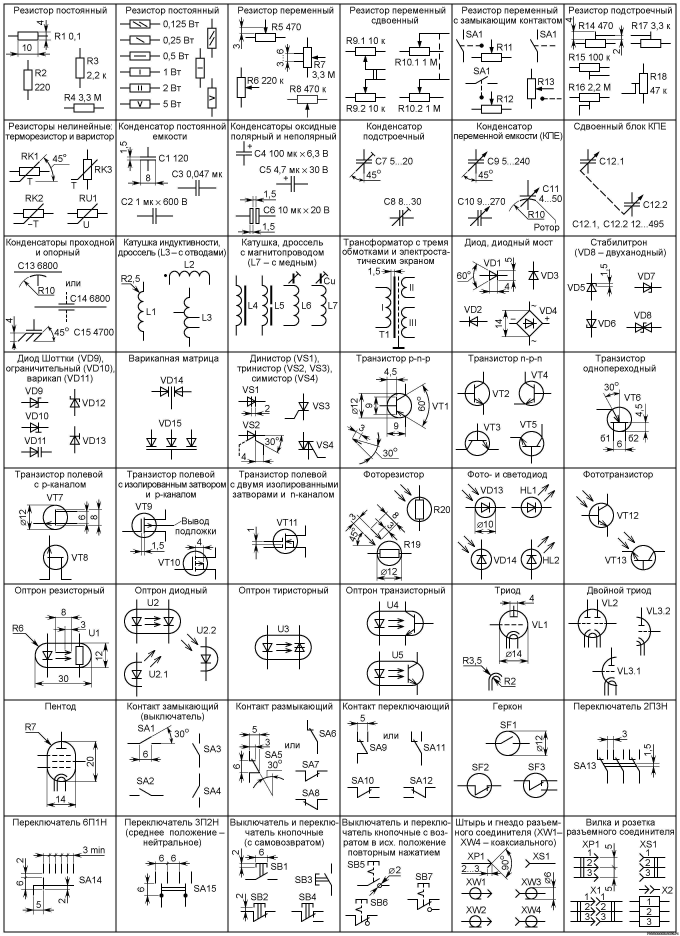
#> input picture OPENCV/basicOperation/Image.jpg, 2720 x 3744 px (shown at 1/4 size)
$ python TramsformImages.py
#> lines starting #> are read from the running program, lines starting #| are printed output that depends on the picture
#> further down, img is the input picture: shape (3744, 2720, 3); min 0, max 255, mean 231.7
#Загрузка	и	сглаживание	изображения	с	последующим	отображением
#результата	на	экране

import cv2
import numpy as np

#функция преобразование(размытия)
def Transform(image):
    image=cv2.resize(image,None,fx=0.3,fy=0.3,interpolation=cv2.INTER_AREA) #уменьшаем размер изображения
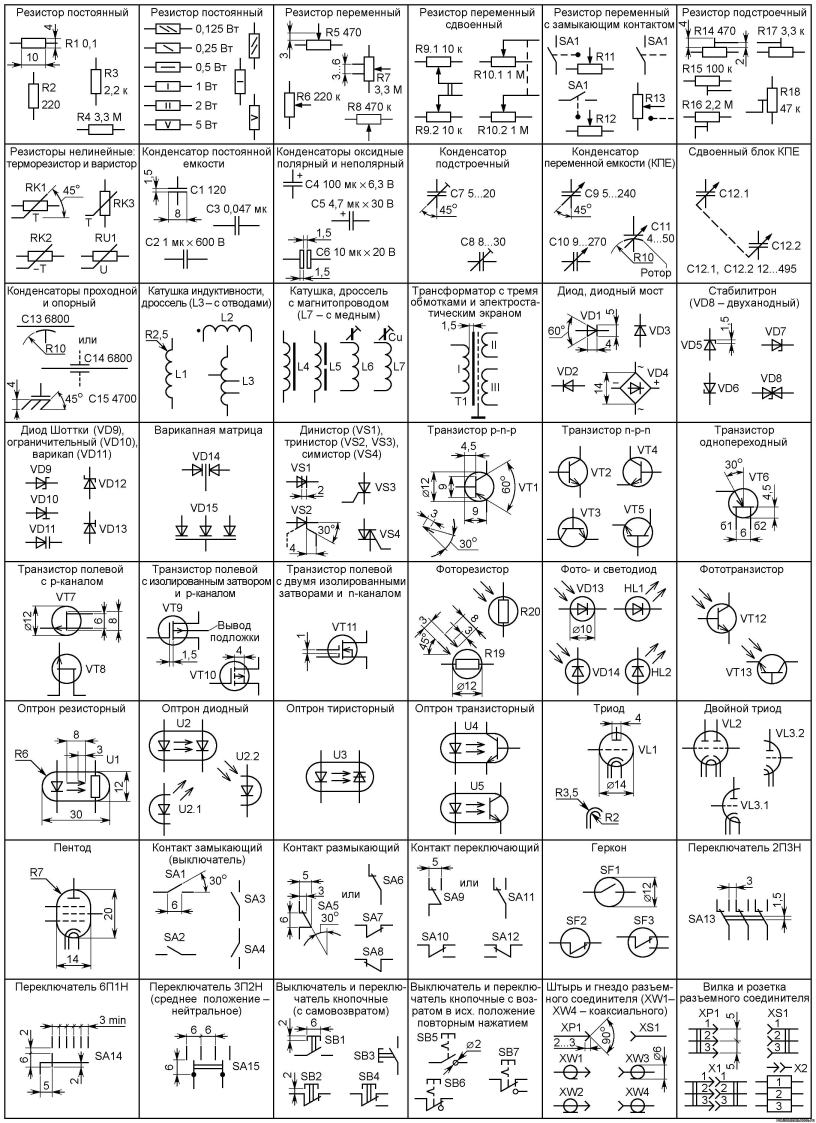
#> image: shape (1123, 816, 3); min 0, max 255, mean 231.7
    kernel=np.ones((5,5),np.float32)/25 #создаем ядро для преобразования
    print(kernel)
    dst=cv2.filter2D(image,-1,kernel)   #преобразование методом усреднения
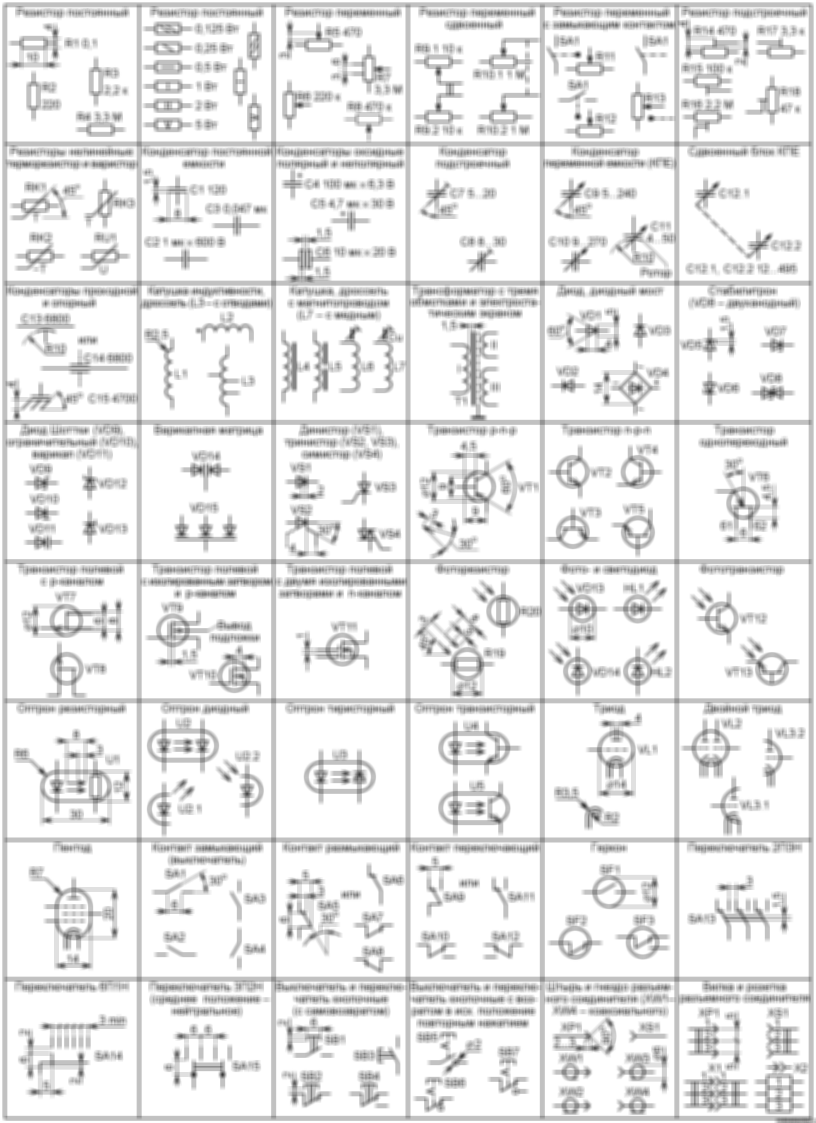
#> dst: shape (1123, 816, 3); min 56, max 255, mean 231.7
    blur=cv2.GaussianBlur(image,(5,5),0)    #Гауссовское размытие

    cv2.imshow('Averaging',dst)             #отображение
    cv2.imshow('GausianBlur', blur)         #отображение
    cv2.imshow('Original', image)           #отображение
    cv2.waitKey(0)                          #ожидание нажатия клавиши
    cv2.destroyAllWindows()                 #уничтожение всех окон


if __name__=='__main__':
    img = cv2.imread('Image.jpg')
    Transform(img)

$ run again, with OPENCV/basicOperation/уго2_1.jpg copied over OPENCV/basicOperation/Image.jpg
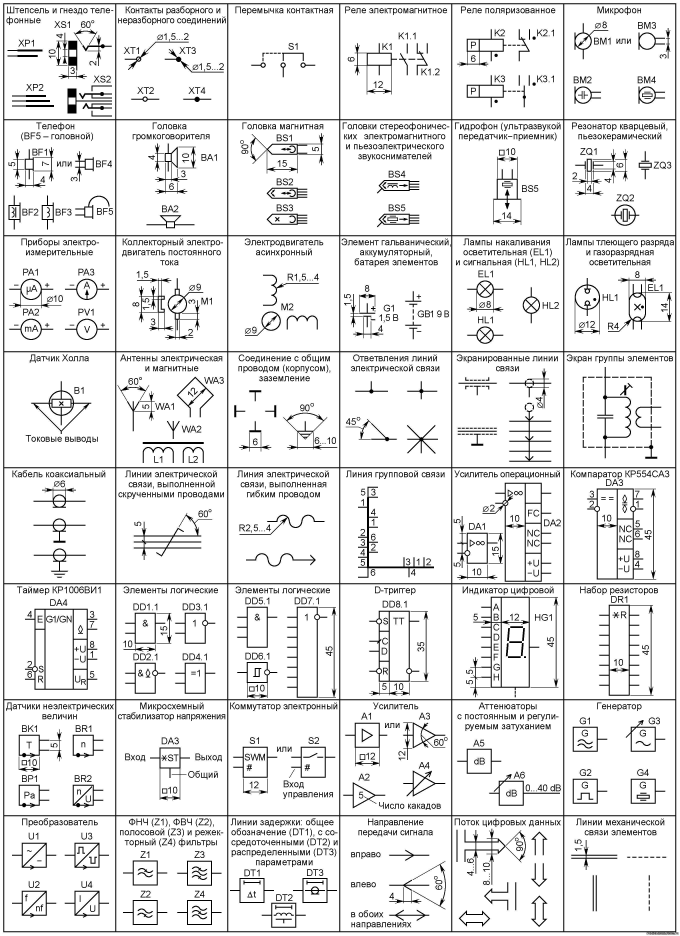
#> input picture OPENCV/basicOperation/уго2_1.jpg, 2719 x 3743 px (shown at 1/4 size)
#> img is the input picture: shape (3743, 2719, 3); min 0, max 255, mean 231.3
#> in Transform, `image=cv2.resize(image,None,fx=0.3,fy=0.3,interpolation=cv2.INTER_AREA)`:
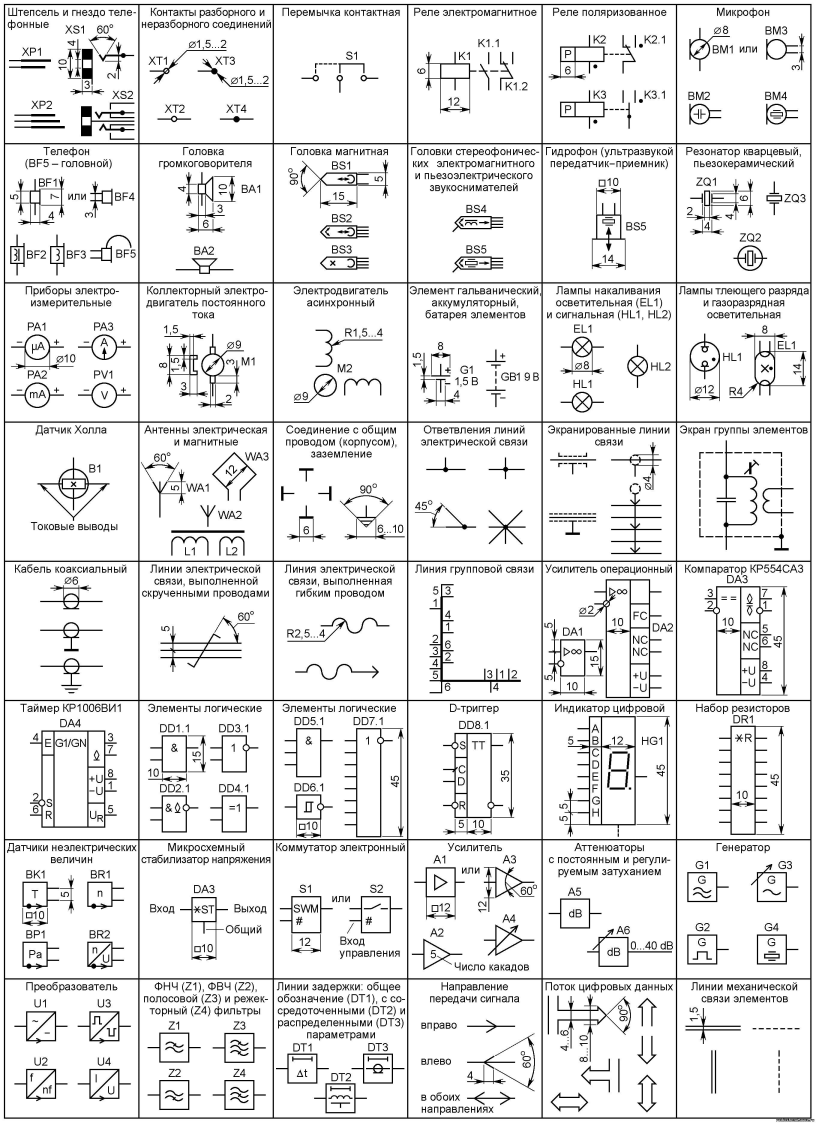
#> image: shape (1123, 816, 3); min 0, max 255, mean 231.4
#> in Transform, `dst=cv2.filter2D(image,-1,kernel)`:
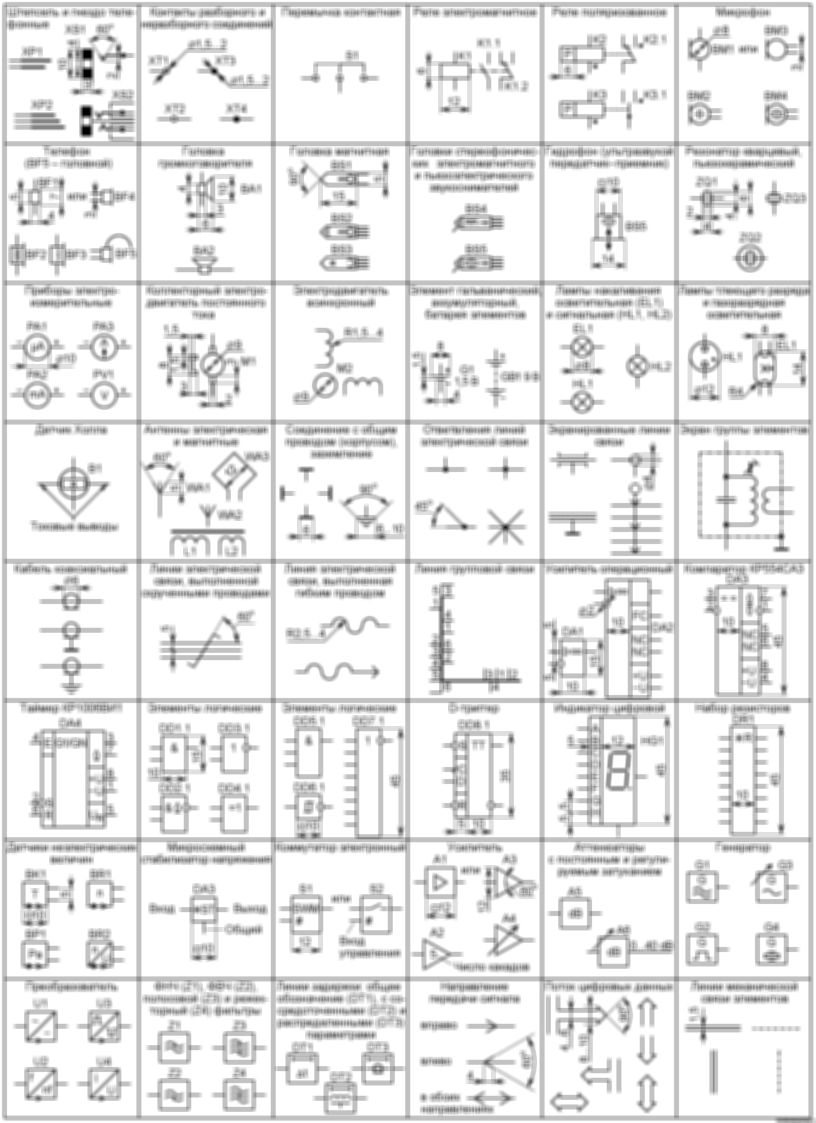
#> dst: shape (1123, 816, 3); min 0, max 255, mean 231.4
